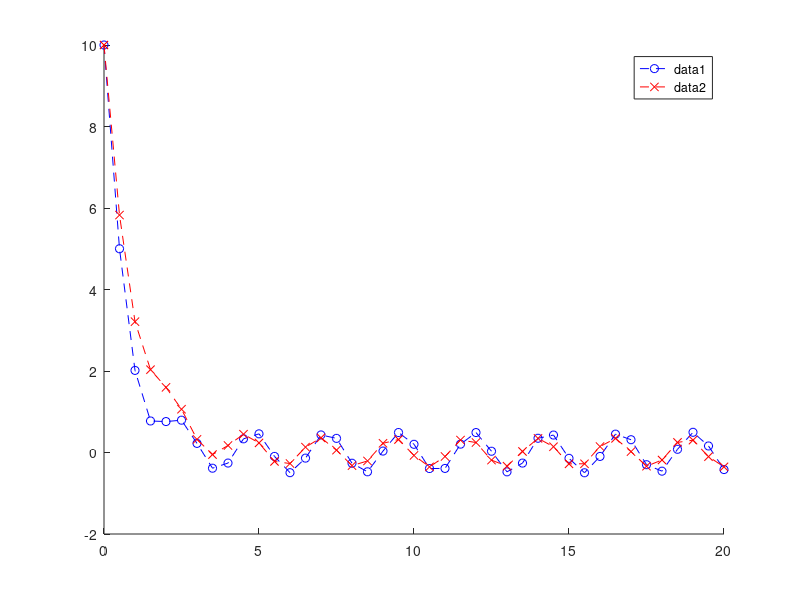

MATLAB code to generate this figure:
%clearing
clear
clc
clf

x0 = 10;
omega = 500;
ti = 0;
tf = 20;
h = 0.5;
tSteps = ti:h:tf;

xSteps(1) = x0;
xSteps(length(tSteps)) = 0;

f = @(x,t) -x + sin(omega*t);

for i = 1:length(tSteps)-1
    xSteps(i+1) = xSteps(i) + h*f(xSteps(i), tSteps(i));
end

figure(1)
hold on
plot(tSteps, xSteps, 'bo--')

xRunge(1) = x0;
xRunge(length(tSteps)) = 0;

for i = 1:length(tSteps)-1
    k1 = h*f(xRunge(i), tSteps(i));
    k2 = h*f(xRunge(i) + k1/2, tSteps(i) + h/2);
    k3 = h*f(xRunge(i) + k2/2, tSteps(i) + h/2);
    k4 = h*f(xRunge(i) + k3, tSteps(i) + h);
    xRunge(i+1) = xRunge(i) + k1/6 + k2/3 + k3/3 + k4/6;
end

plot(tSteps, xRunge, 'rx--')
legend